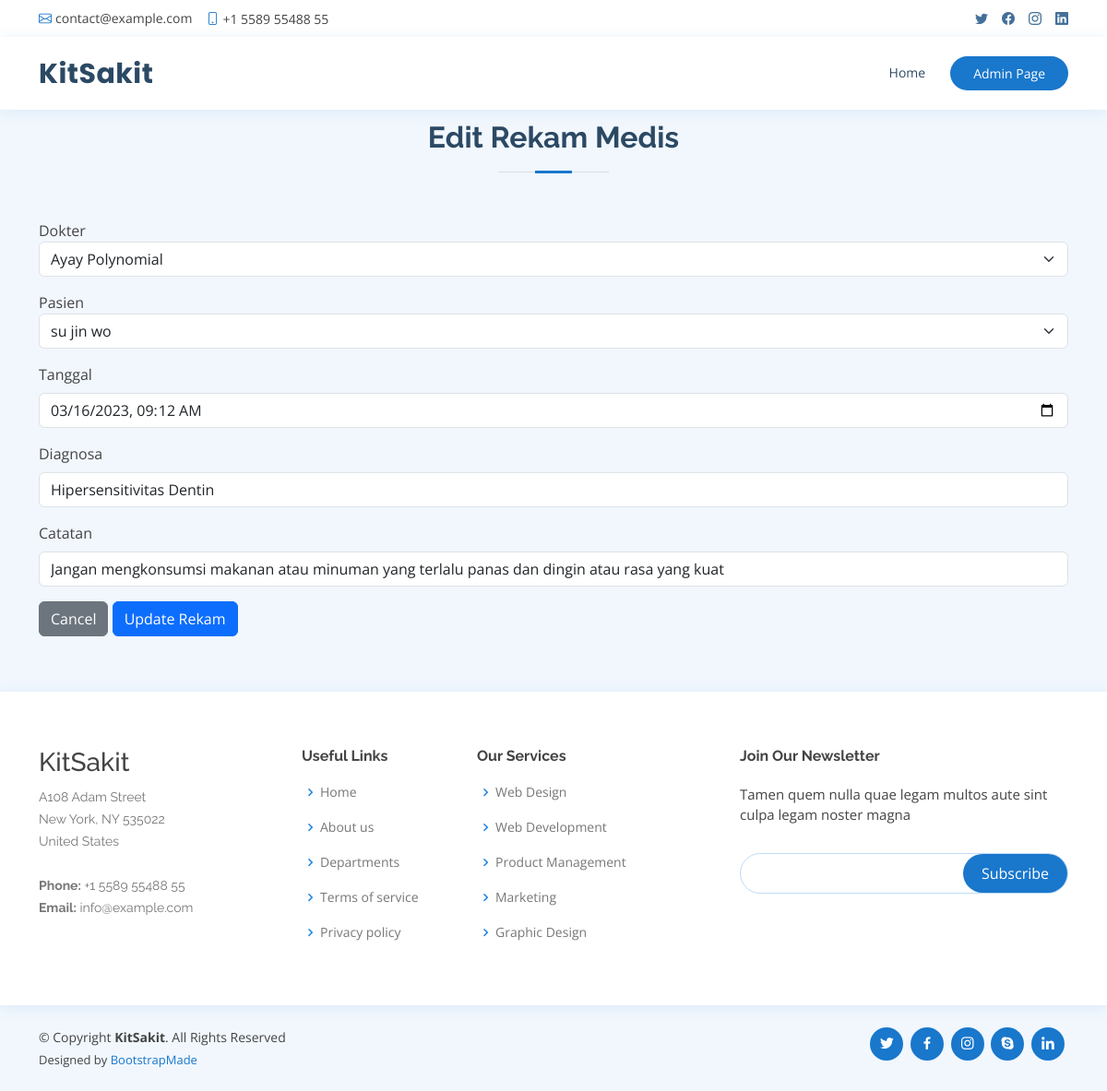
Page /editRekamMedis.php?id_rekam_medis=3 on the committed database.
### tables this page shows
CREATE TABLE `rekam_medis`  (
  `id_rekam_medis` int NOT NULL AUTO_INCREMENT,
  `tanggal` datetime NOT NULL,
  `diagnosa` varchar(225) NOT NULL,
  `catatan` varchar(225) NOT NULL,
  `id_dokter` int NOT NULL,
  `id_pasien` int NOT NULL,
  PRIMARY KEY (`id_rekam_medis`) USING BTREE,
  INDEX `id_dokter`(`id_dokter` ASC) USING BTREE,
  INDEX `id_pasien`(`id_pasien` ASC) USING BTREE,
  CONSTRAINT `rekam_medis_ibfk_1` FOREIGN KEY (`id_dokter`) REFERENCES `dokter` (`id_dokter`) ON DELETE CASCADE ON UPDATE RESTRICT,
  CONSTRAINT `rekam_medis_ibfk_2` FOREIGN KEY (`id_pasien`) REFERENCES `pasien` (`id_pasien`) ON DELETE RESTRICT ON UPDATE RESTRICT
);

CREATE TABLE `dokter`  (
  `id_dokter` int NOT NULL AUTO_INCREMENT,
  `nama_dokter` varchar(225) NOT NULL,
  `jenis_kelamin_dokter` char(1) NOT NULL,
  `alamat_dokter` varchar(225) NOT NULL,
  `telefon_dokter` varchar(20) NOT NULL,
  `foto` varchar(255) NOT NULL,
  `id_departmen` int NOT NULL,
  PRIMARY KEY (`id_dokter`) USING BTREE,
  INDEX `id_departmen`(`id_departmen` ASC) USING BTREE,
  CONSTRAINT `dokter_ibfk_1` FOREIGN KEY (`id_departmen`) REFERENCES `departmen` (`id_departmen`) ON DELETE RESTRICT ON UPDATE RESTRICT
);

CREATE TABLE `pasien`  (
  `id_pasien` int NOT NULL AUTO_INCREMENT,
  `nama_pasien` varchar(225) NOT NULL,
  `alamat_pasien` varchar(225) NOT NULL,
  `tanggal_lahir_pasien` date NOT NULL,
  `jenis_kelamin_pasien` char(1) NOT NULL,
  `kontak_pasien` varchar(20) NOT NULL,
  PRIMARY KEY (`id_pasien`) USING BTREE
);

### function.php (called while the page is built, shortened)
<?php
    include('config.php');
    function readDokter(){
        global $conn;
        $query = "SELECT dokter.*, departmen.spesialisasi FROM dokter INNER JOIN departmen ON dokter.id_departmen = departmen.id_departmen";
        $result = mysqli_query($conn, $query);
        return $result;
    }
    function readPasien(){
        global $conn;
        $query = "SELECT * FROM pasien";
        $result = mysqli_query($conn, $query);
        return $result;
    }
    function readQuery($table, $id, $find){
        global $conn;
        $query = "SELECT * FROM ".$table." WHERE ".$id."=".$find;
        $result = mysqli_query($conn, $query);
        $result = mysqli_fetch_assoc($result);
        return $result;
    };
?>

### editRekamMedis.php (the view, shortened to what this page needs)
<?php
    include('function.php');
    $listDokter = readDokter();
    $listPasien = readPasien();
    if(isset($_GET['id_rekam_medis'])){
      $idRekamMedis = $_GET['id_rekam_medis'];
      $data = readQuery('rekam_medis', 'id_rekam_medis', $idRekamMedis);
    } else {
      echo "
      <script>
        alert('Masukkan data id.');
        window.location='admin.php';
      </script>";
    }
?>
<!DOCTYPE html>
<html lang="en">
<head>
  <link href="assets/vendor/fontawesome-free/css/all.min.css" rel="stylesheet">
  <link href="assets/vendor/animate.css/animate.min.css" rel="stylesheet">
  <link href="assets/vendor/bootstrap/css/bootstrap.min.css" rel="stylesheet">
  <link href="assets/vendor/bootstrap-icons/bootstrap-icons.css" rel="stylesheet">
  <link href="assets/vendor/boxicons/css/boxicons.min.css" rel="stylesheet">
  <link href="assets/vendor/glightbox/css/glightbox.min.css" rel="stylesheet">
  <link href="assets/vendor/remixicon/remixicon.css" rel="stylesheet">
  <link href="assets/vendor/swiper/swiper-bundle.min.css" rel="stylesheet">
  <link href="assets/css/style.css" rel="stylesheet">
</head>
<body>
  <div id="topbar" class="d-flex align-items-center fixed-top">
    <div class="container d-flex justify-content-between">
      <div class="contact-info d-flex align-items-center">
        <i class="bi bi-envelope"></i> <a href="mailto:contact@example.com">contact@example.com</a>
        <i class="bi bi-phone"></i> +1 5589 55488 55
      </div>
      <div class="d-none d-lg-flex social-links align-items-center">
        <a href="#" class="twitter"><i class="bi bi-twitter"></i></a>
        <a href="#" class="facebook"><i class="bi bi-facebook"></i></a>
        <a href="#" class="instagram"><i class="bi bi-instagram"></i></a>
        <a href="#" class="linkedin"><i class="bi bi-linkedin"></i></i></a>
      </div>
    </div>
  </div>
  <header id="header" class="fixed-top">
    <div class="container d-flex align-items-center">
      <h1 class="logo me-auto"><a href="index.php">KitSakit</a></h1>
      <nav id="navbar" class="navbar order-last order-lg-0">
        <ul>
          <li><a class="nav-link scrollto" href="index.php">Home</a></li>
        </ul>
      </nav>
      <a href="admin.php" class="appointment-btn scrollto">Admin <span class="d-none d-md-inline">Page</span></a>
    </div>
  </header>
  <main id="main" style="padding-top: 70px;">
    <section id="appointment" class="appointment section-bg">
      <div class="container">
        <div class="section-title">
          <h2>Edit Rekam Medis</h2>
        </div>
        <form action="#" method="post" role="form" id="form-add" enctype="multipart/form-data">
            <div class="mb-3">
                <label for="dokter">Dokter</label>
                <select class="form-select" aria-label="Category" id="dokter" name="dokter" required>
                    <?php
                        foreach($listDokter as $dokter){
                            echo '<option value="'.$dokter['id_dokter'].'"'. ($dokter['id_dokter'] == $data['id_dokter'] ? "selected" : "").'>'.$dokter['nama_dokter'].'</option>';
                        }
                    ?>
                </select>
            </div>
            <div class="mb-3">
                <label for="pasien">Pasien</label>
                <select class="form-select" aria-label="Category" id="pasien" name="pasien" required>
                    <?php
                        foreach($listPasien as $pasien){
                            echo '<option value="'.$pasien['id_pasien'].'"'. ($pasien['id_pasien'] == $data['id_pasien'] ? "selected" : "").'>'.$pasien['nama_pasien'].'</option>';
                        }
                    ?>
                </select>
            </div>
            <div class="mb-3">
                <label for="tanggal" class="form-label">Tanggal</label>
                <input type="datetime-local" class="form-control" id="tanggal" name="tanggal" value="<?= $data['tanggal'] ?>" required>
            </div>
            <div class="mb-3">
                <label for="diagnosa" class="form-label">Diagnosa</label>
                <input type="text" class="form-control" id="diagnosa" name="diagnosa" value="<?= $data['diagnosa'] ?>" required>
            </div>
            <div class="mb-3">
                <label for="catatan" class="form-label">Catatan</label>
                <input type="text" class="form-control" id="catatan" name="catatan" value="<?= $data['catatan'] ?>" required>
            </div>
            <a href="admin.php"><button type="button" class="btn btn-secondary" data-bs-dismiss="modal">Cancel</button></a>
            <button type="submit" class="btn btn-primary text-white" name="btn-edit-rekam" id="btn-edit-rekam" form="form-add">Update Rekam</button>
        </form>
      </div>
    </section>
  </main>
  <footer id="footer">
    <div class="footer-top">
      <div class="container">
        <div class="row">
          <div class="col-lg-3 col-md-6 footer-contact">
            <h3>KitSakit</h3>
            <p>
              A108 Adam Street <br>
              New York, NY 535022<br>
              United States <br><br>
              <strong>Phone:</strong> +1 5589 55488 55<br>
              <strong>Email:</strong> info@example.com<br>
            </p>
          </div>
          <div class="col-lg-2 col-md-6 footer-links">
            <h4>Useful Links</h4>
            <ul>
              <li><i class="bx bx-chevron-right"></i> <a href="#">Home</a></li>
              <li><i class="bx bx-chevron-right"></i> <a href="#">About us</a></li>
              <li><i class="bx bx-chevron-right"></i> <a href="#">Departments</a></li>
              <li><i class="bx bx-chevron-right"></i> <a href="#">Terms of service</a></li>
              <li><i class="bx bx-chevron-right"></i> <a href="#">Privacy policy</a></li>
            </ul>
          </div>
          <div class="col-lg-3 col-md-6 footer-links">
            <h4>Our Services</h4>
            <ul>
              <li><i class="bx bx-chevron-right"></i> <a href="#">Web Design</a></li>
              <li><i class="bx bx-chevron-right"></i> <a href="#">Web Development</a></li>
              <li><i class="bx bx-chevron-right"></i> <a href="#">Product Management</a></li>
              <li><i class="bx bx-chevron-right"></i> <a href="#">Marketing</a></li>
              <li><i class="bx bx-chevron-right"></i> <a href="#">Graphic Design</a></li>
            </ul>
          </div>
          <div class="col-lg-4 col-md-6 footer-newsletter">
            <h4>Join Our Newsletter</h4>
            <p>Tamen quem nulla quae legam multos aute sint culpa legam noster magna</p>
            <form action="" method="post">
              <input type="email" name="email"><input type="submit" value="Subscribe">
            </form>
          </div>
        </div>
      </div>
    </div>
    <div class="container d-md-flex py-4">
      <div class="me-md-auto text-center text-md-start">
        <div class="copyright">
          &copy; Copyright <strong><span>KitSakit</span></strong>. All Rights Reserved
        </div>
        <div class="credits">
          Designed by <a href="https://bootstrapmade.com/">BootstrapMade</a>
        </div>
      </div>
      <div class="social-links text-center text-md-right pt-3 pt-md-0">
        <a href="#" class="twitter"><i class="bx bxl-twitter"></i></a>
        <a href="#" class="facebook"><i class="bx bxl-facebook"></i></a>
        <a href="#" class="instagram"><i class="bx bxl-instagram"></i></a>
        <a href="#" class="google-plus"><i class="bx bxl-skype"></i></a>
        <a href="#" class="linkedin"><i class="bx bxl-linkedin"></i></a>
      </div>
    </div>
  </footer>
</body>
</html>

### assets/css/style.css (style rules this page uses)
body { font-family: "Open Sans", sans-serif; color: #444444; }
a { color: #1977cc; text-decoration: none; }
h1, h2, h3, h4, h5, h6 { font-family: "Raleway", sans-serif; }
#topbar { background: #fff; height: 40px; font-size: 14px; transition: all 0.5s; z-index: 996; }
#topbar .contact-info a { line-height: 1; color: #444444; transition: 0.3s; }
#topbar .contact-info i { color: #1977cc; padding-right: 4px; margin-left: 15px; line-height: 0; }
#topbar .contact-info i:first-child { margin-left: 0; }
#topbar .social-links a { color: #437099; padding-left: 15px; display: inline-block; line-height: 1px; transition: 0.3s; }
#topbar .social-links a:first-child { border-left: 0; }
#header { background: #fff; transition: all 0.5s; z-index: 997; padding: 15px 0; top: 40px; box-shadow: 0px 2px 15px rgba(25, 119, 204, 0.1); }
#header .logo { font-size: 30px; margin: 0; padding: 0; line-height: 1; font-weight: 700; letter-spacing: 0.5px; font-family: "Poppins", sans-serif; }
#header .logo a { color: #2c4964; }
.appointment-btn { margin-left: 25px; background: #1977cc; color: #fff; border-radius: 50px; padding: 8px 25px; white-space: nowrap; transition: 0.3s; font-size: 14px; display: inline-block; }
.navbar { padding: 0; }
.navbar ul { margin: 0; padding: 0; display: flex; list-style: none; align-items: center; }
.navbar li { position: relative; }
.navbar>ul>li { position: relative; white-space: nowrap; padding: 8px 0 8px 20px; }
.navbar a, .navbar a:focus { display: flex; align-items: center; justify-content: space-between; font-size: 14px; color: #2c4964; white-space: nowrap; transition: 0.3s; border-bottom: 2px solid #fff; padding: 5px 2px; }
section { padding: 60px 0; overflow: hidden; }
.section-bg { background-color: #f1f7fd; }
.section-title { text-align: center; padding-bottom: 30px; }
.section-title h2 { font-size: 32px; font-weight: bold; margin-bottom: 20px; padding-bottom: 20px; position: relative; color: #2c4964; }
.section-title h2::before { content: ""; position: absolute; display: block; width: 120px; height: 1px; background: #ddd; bottom: 1px; left: calc(50% - 60px); }
.section-title h2::after { content: ""; position: absolute; display: block; width: 40px; height: 3px; background: #1977cc; bottom: 0; left: calc(50% - 20px); }
#footer { color: #444444; font-size: 14px; background: #f1f7fd; }
#footer .footer-top { padding: 60px 0 30px 0; background: #fff; box-shadow: 0px 2px 15px rgba(25, 119, 204, 0.1); }
#footer .footer-top .footer-contact { margin-bottom: 30px; }
#footer .footer-top .footer-contact p { font-size: 14px; line-height: 24px; margin-bottom: 0; font-family: "Raleway", sans-serif; color: #777777; }
#footer .footer-top h4 { font-size: 16px; font-weight: bold; color: #444444; position: relative; padding-bottom: 12px; }
#footer .footer-top .footer-links { margin-bottom: 30px; }
#footer .footer-top .footer-links ul { list-style: none; padding: 0; margin: 0; }
#footer .footer-top .footer-links ul i { padding-right: 2px; color: #1c84e3; font-size: 18px; line-height: 1; }
#footer .footer-top .footer-links ul li { padding: 10px 0; display: flex; align-items: center; }
#footer .footer-top .footer-links ul li:first-child { padding-top: 0; }
#footer .footer-top .footer-links ul a { color: #777777; transition: 0.3s; display: inline-block; line-height: 1; }
#footer .footer-newsletter { font-size: 15px; }
#footer .footer-newsletter h4 { font-size: 16px; font-weight: bold; color: #444444; position: relative; padding-bottom: 12px; }
#footer .footer-newsletter form { margin-top: 30px; background: #fff; padding: 6px 10px; position: relative; border-radius: 50px; text-align: left; border: 1px solid #bfdcf7; }
#footer .footer-newsletter form input[type=email] { border: 0; padding: 4px 8px; width: calc(100% - 100px); }
#footer .footer-newsletter form input[type=submit] { position: absolute; top: 0; right: 0; bottom: 0; border: 0; background: none; font-size: 16px; padding: 0 20px; background: #1977cc; color: #fff; transition: 0.3s; border-radius: 50px; }
#footer .credits { padding-top: 5px; font-size: 13px; color: #444444; }
#footer .social-links a { font-size: 18px; display: inline-block; background: #1977cc; color: #fff; line-height: 1; padding: 8px 0; margin-right: 4px; border-radius: 50%; text-align: center; width: 36px; height: 36px; transition: 0.3s; }

### rows in the picture
rekam_medis: dokter "Ayay Polynomial", pasien "su jin wo", tanggal "03/16/2023 09:12", diagnosa "Hipersensitivitas Dentin", catatan "Jangan mengkonsumsi makanan atau minuman yang terlalu panas dan dingin atau rasa yang kuat"
